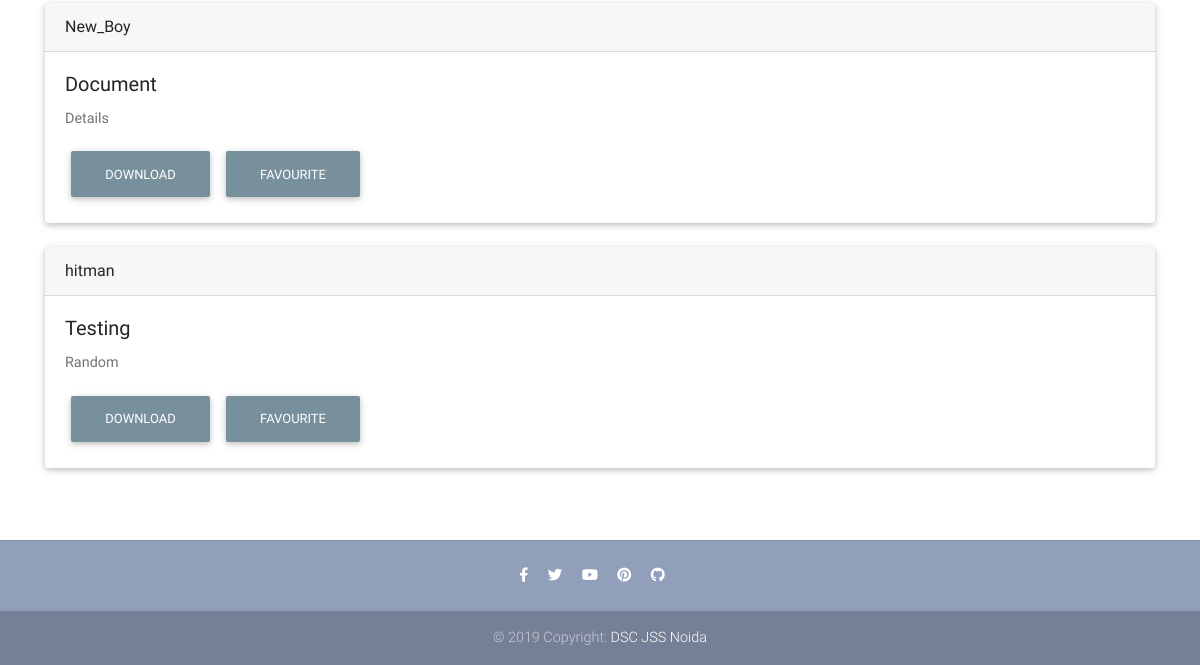
The app's page /Resource/all/ (signed in, lower part), older data.
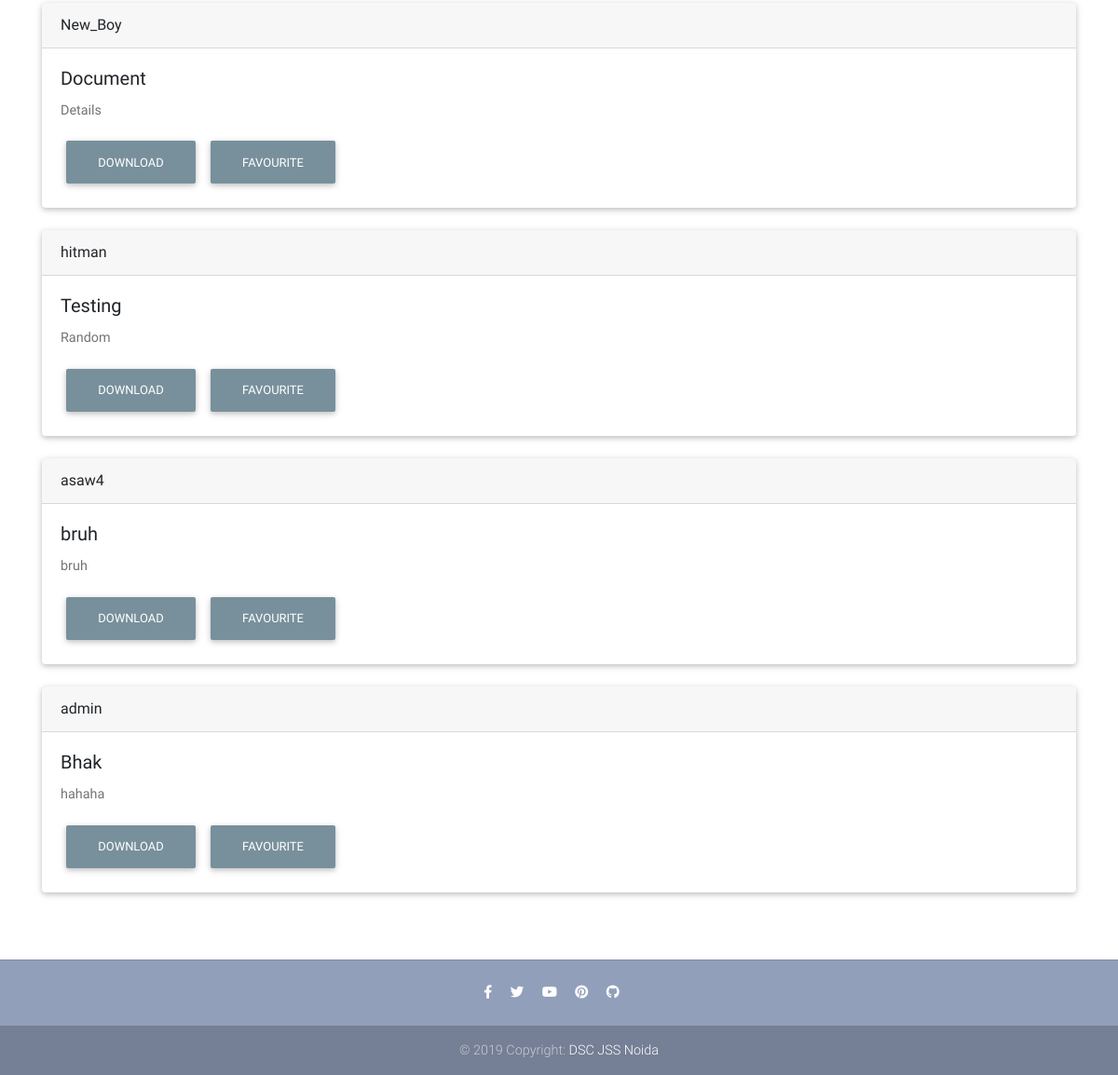
The same page, newer data.
### Resource/models.py (models this page shows, shortened)
class ResFile(models.Model):
    title = models.CharField(max_length=200)
    description = models.CharField(max_length=1500)
    category = models.ForeignKey(Category, null=True,  on_delete = models.SET_NULL)
    tags = models.CharField(max_length=500)
    file = models.FileField(upload_to='uploads/', null=True)
    uploader = models.ForeignKey(User, on_delete=models.CASCADE, null=True)
    date = models.DateTimeField(default=datetime.now, blank=True)

### Resource/views.py (the view)
# urls.py: path('all/', views.all_files_view, name="all_files_view"),
@login_required
def all_files_view(request):
    files = ResFile.objects.all()
    context = {
        'files' : files,
        'title' : 'All Files',
        'index' : True,
    }
    return render(request, 'Resource/category_view.html', context)

### Resource/templates/Resource/category_view.html (shortened to what this page needs)
{% extends 'Resource/base.html' %}
{% block body %}
    <main>
    <div class="container">
    <br>
    {% if files %}
        {% for file in files %}
         <div class="row">
          <div class="col-md-12 lg-12">
           <div class="card">
            <div class="card-header">
             {{ file.uploader }}
            </div>
            <div class="card-body">
             <h5 class="card-title">{{ file.title }}</h5>
             <p class="card-text">{{ file.description }}</p>
             <a href="{% url 'Resource:download' file.id %}" class="btn btn-blue-grey">Download</a>
             <a onclick="sendData({{file.id}})" class="btn btn-blue-grey">Favourite</a>
            </div>
           </div>
          </div>
         </div>
         <br>
        {% endfor %}
    {% else %}
        <p>Sorry no file under such category found</p>
    {% endif %}
    </div>
    </main>
{% endblock %}

### Resource/templates/Resource/base.html (shortened to what this page needs)
<!DOCTYPE html>
<html lang="en">
<head>
    {% load static %}
    <link rel="stylesheet" href="https://use.fontawesome.com/releases/v5.8.1/css/all.css">
    <link href="https://unpkg.com/aos@2.3.1/dist/aos.css" rel="stylesheet">
    <link href="{% static 'Resource/css/bootstrap.min.css' %}" rel="stylesheet">
    <link href="{% static 'Resource/css/mdb.min.css' %}" rel="stylesheet">
    <link href="{% static 'Resource/css/style.min.css' %}" rel="stylesheet">
</head>
<body>
 {% block body %}
 {% endblock %}
 <br>
<footer class="page-footer text-center font-small mt-4 wow fadeIn">
  <hr class="my-4">
  <div class="pb-4">
    <a href="https://www.facebook.com/mdbootstrap" target="_blank">
      <i class="fab fa-facebook-f mr-3"></i>
    </a>
    <a href="https://twitter.com/MDBootstrap" target="_blank">
      <i class="fab fa-twitter mr-3"></i>
    </a>
    <a href="https://www.youtube.com/watch?v=7MUISDJ5ZZ4" target="_blank">
      <i class="fab fa-youtube mr-3"></i>
    </a>
    <a href="https://pinterest.com/mdbootstrap" target="_blank">
      <i class="fab fa-pinterest mr-3"></i>
    </a>
    <a href="https://github.com/mdbootstrap/bootstrap-material-design" target="_blank">
      <i class="fab fa-github mr-3"></i>
    </a>
  </div>
  <div class="footer-copyright py-3">
    © 2019 Copyright:
    <a href="https://mdbootstrap.com/education/bootstrap/" target="_blank"> DSC JSS Noida </a>
  </div>
</footer>
</body>
</html>

### Resource/templates/Resource/base.html (style rules this page uses)
html, body, header, .carousel { height: 60vh; }

Row changes from the older to the newer data that the page shows:
added ResFile: uploader "asaw4", title "bruh", description "bruh"
added ResFile: uploader "admin", title "Bhak", description "hahaha"
